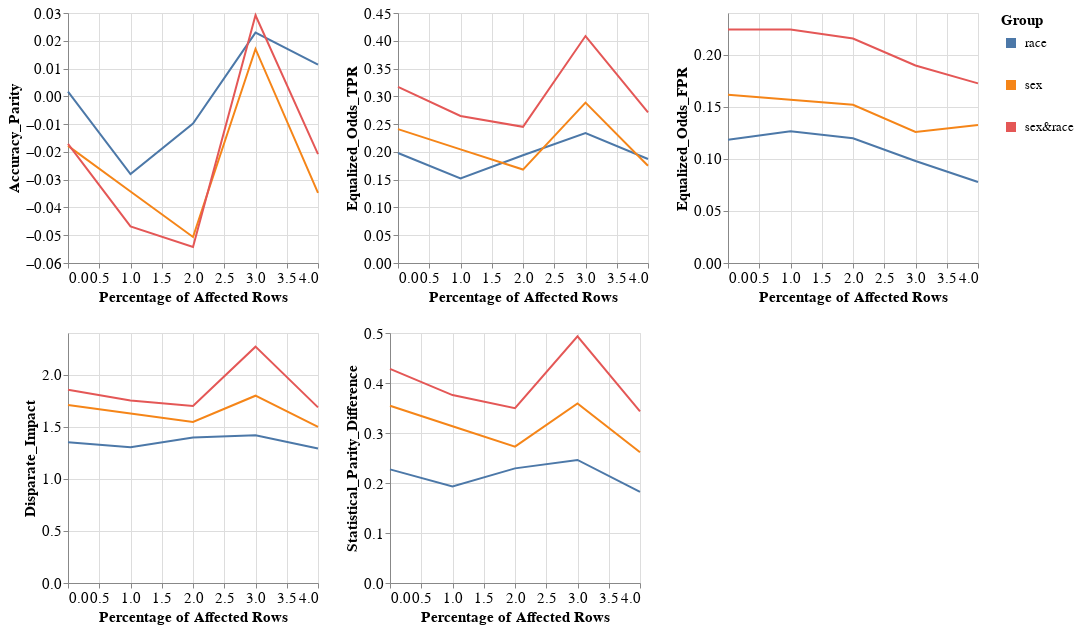

Notebook source saved alongside this figure:
### Code cell
visualizer.create_groups_grid_pct_lines_plot(model_name=MODEL_NAMES[0],
                                             target_preprocessing_technique=PREPROCESSING_TECHNIQUES[0],
                                             group_metrics_type='fairness')

### Figure 1 — Vega-Lite specification as saved in the notebook (floating-point values rounded to 4 significant figures)
{"config": {"view": {"continuousWidth": 400, "continuousHeight": 300}, "axis": {"labelFontSize": 15, "titleFontSize": 15}, "legend": {"labelFontSize": 13, "symbolStrokeWidth": 10, "titleFontSize": 15}}, "vconcat": [{"hconcat": [{"mark": "line", "encoding": {"color": {"field": "Group", "type": "nominal"}, "x": {"field": "Percentage", "title": "Percentage of Affected Rows", "type": "quantitative"}, "y": {"field": "Metric_Value", "title": "Accuracy_Parity", "type": "quantitative"}}, "height": 250, "width": 250}, {"data": {"name": "data-47144858f7eb8daa637eb0cbc2446635"}, "mark": "line", "encoding": {"color": {"field": "Group", "type": "nominal"}, "x": {"field": "Percentage", "title": "Percentage of Affected Rows", "type": "quantitative"}, "y": {"field": "Metric_Value", "title": "Equalized_Odds_TPR", "type": "quantitative"}}, "height": 250, "width": 250}, {"data": {"name": "data-2ffc48805602507316c78d9ebcf81006"}, "mark": "line", "encoding": {"color": {"field": "Group", "type": "nominal"}, "x": {"field": "Percentage", "title": "Percentage of Affected Rows", "type": "quantitative"}, "y": {"field": "Metric_Value", "title": "Equalized_Odds_FPR", "type": "quantitative"}}, "height": 250, "width": 250}]}, {"hconcat": [{"mark": "line", "encoding": {"color": {"field": "Group", "type": "nominal"}, "x": {"field": "Percentage", "title": "Percentage of Affected Rows", "type": "quantitative"}, "y": {"field": "Metric_Value", "title": "Disparate_Impact", "type": "quantitative"}}, "height": 250, "width": 250}, {"data": {"name": "data-f0f8a407fffffcec0d964bb9dc40a87c"}, "mark": "line", "encoding": {"color": {"field": "Group", "type": "nominal"}, "x": {"field": "Percentage", "title": "Percentage of Affected Rows", "type": "quantitative"}, "y": {"field": "Metric_Value", "title": "Statistical_Parity_Difference", "type": "quantitative"}}, "height": 250, "width": 250}], "data": {"name": "data-36e811ee33b84a9ac04b2aa17cc6dba2"}}], "data": {"name": "data-2c9503f4c0e82a122b62721b777b7842"}, "$schema": "https://vega.github.io/schema/vega-lite/v4.17.0.json", "datasets": {"data-2c9503f4c0e82a122b62721b777b7842": [{"Model_Name": "DecisionTreeClassifier", "Metric": "Accuracy_Parity", "Group": "race", "Metric_Value": 0.001661, "Percentage": 0.0}, {"Model_Name": "DecisionTreeClassifier", "Metric": "Accuracy_Parity", "Group": "sex", "Metric_Value": -0.01785, "Percentage": 0.0}, {"Model_Name": "DecisionTreeClassifier", "Metric": "Accuracy_Parity", "Group": "sex&race", "Metric_Value": -0.01708, "Percentage": 0.0}, {"Model_Name": "DecisionTreeClassifier", "Metric": "Accuracy_Parity", "Group": "race", "Metric_Value": -0.02798, "Percentage": 1.0}, {"Model_Name": "DecisionTreeClassifier", "Metric": "Accuracy_Parity", "Group": "sex", "Metric_Value": -0.03425, "Percentage": 1.0}, {"Model_Name": "DecisionTreeClassifier", "Metric": "Accuracy_Parity", "Group": "sex&race", "Metric_Value": -0.04682, "Percentage": 1.0}, {"Model_Name": "DecisionTreeClassifier", "Metric": "Accuracy_Parity", "Group": "race", "Metric_Value": -0.009786, "Percentage": 2.0}, {"Model_Name": "DecisionTreeClassifier", "Metric": "Accuracy_Parity", "Group": "sex", "Metric_Value": -0.05064, "Percentage": 2.0}, {"Model_Name": "DecisionTreeClassifier", "Metric": "Accuracy_Parity", "Group": "sex&race", "Metric_Value": -0.05426, "Percentage": 2.0}, {"Model_Name": "DecisionTreeClassifier", "Metric": "Accuracy_Parity", "Group": "race", "Metric_Value": 0.02296, "Percentage": 3.0}, {"Model_Name": "DecisionTreeClassifier", "Metric": "Accuracy_Parity", "Group": "sex", "Metric_Value": 0.01707, "Percentage": 3.0}, {"Model_Name": "DecisionTreeClassifier", "Metric": "Accuracy_Parity", "Group": "sex&race", "Metric_Value": 0.02919, "Percentage": 3.0}, {"Model_Name": "DecisionTreeClassifier", "Metric": "Accuracy_Parity", "Group": "race", "Metric_Value": 0.01142, "Percentage": 4.0}, {"Model_Name": "DecisionTreeClassifier", "Metric": "Accuracy_Parity", "Group": "sex", "Metric_Value": -0.03478, "Percentage": 4.0}, {"Model_Name": "DecisionTreeClassifier", "Metric": "Accuracy_Parity", "Group": "sex&race", "Metric_Value": -0.0208, "Percentage": 4.0}], "data-47144858f7eb8daa637eb0cbc2446635": [{"Model_Name": "DecisionTreeClassifier", "Metric": "Equalized_Odds_TPR", "Group": "race", "Metric_Value": 0.198, "Percentage": 0.0}, {"Model_Name": "DecisionTreeClassifier", "Metric": "Equalized_Odds_TPR", "Group": "sex", "Metric_Value": 0.2409, "Percentage": 0.0}, {"Model_Name": "DecisionTreeClassifier", "Metric": "Equalized_Odds_TPR", "Group": "sex&race", "Metric_Value": 0.317, "Percentage": 0.0}, {"Model_Name": "DecisionTreeClassifier", "Metric": "Equalized_Odds_TPR", "Group": "race", "Metric_Value": 0.1523, "Percentage": 1.0}, {"Model_Name": "DecisionTreeClassifier", "Metric": "Equalized_Odds_TPR", "Group": "sex", "Metric_Value": 0.2045, "Percentage": 1.0}, {"Model_Name": "DecisionTreeClassifier", "Metric": "Equalized_Odds_TPR", "Group": "sex&race", "Metric_Value": 0.2647, "Percentage": 1.0}, {"Model_Name": "DecisionTreeClassifier", "Metric": "Equalized_Odds_TPR", "Group": "race", "Metric_Value": 0.1939, "Percentage": 2.0}, {"Model_Name": "DecisionTreeClassifier", "Metric": "Equalized_Odds_TPR", "Group": "sex", "Metric_Value": 0.1682, "Percentage": 2.0}, {"Model_Name": "DecisionTreeClassifier", "Metric": "Equalized_Odds_TPR", "Group": "sex&race", "Metric_Value": 0.2451, "Percentage": 2.0}, {"Model_Name": "DecisionTreeClassifier", "Metric": "Equalized_Odds_TPR", "Group": "race", "Metric_Value": 0.2339, "Percentage": 3.0}, {"Model_Name": "DecisionTreeClassifier", "Metric": "Equalized_Odds_TPR", "Group": "sex", "Metric_Value": 0.2886, "Percentage": 3.0}, {"Model_Name": "DecisionTreeClassifier", "Metric": "Equalized_Odds_TPR", "Group": "sex&race", "Metric_Value": 0.4085, "Percentage": 3.0}, {"Model_Name": "DecisionTreeClassifier", "Metric": "Equalized_Odds_TPR", "Group": "race", "Metric_Value": 0.1872, "Percentage": 4.0}, {"Model_Name": "DecisionTreeClassifier", "Metric": "Equalized_Odds_TPR", "Group": "sex", "Metric_Value": 0.175, "Percentage": 4.0}, {"Model_Name": "DecisionTreeClassifier", "Metric": "Equalized_Odds_TPR", "Group": "sex&race", "Metric_Value": 0.2712, "Percentage": 4.0}], "data-2ffc48805602507316c78d9ebcf81006": [{"Model_Name": "DecisionTreeClassifier", "Metric": "Equalized_Odds_FPR", "Group": "race", "Metric_Value": 0.1182, "Percentage": 0.0}, {"Model_Name": "DecisionTreeClassifier", "Metric": "Equalized_Odds_FPR", "Group": "sex", "Metric_Value": 0.1615, "Percentage": 0.0}, {"Model_Name": "DecisionTreeClassifier", "Metric": "Equalized_Odds_FPR", "Group": "sex&race", "Metric_Value": 0.2241, "Percentage": 0.0}, {"Model_Name": "DecisionTreeClassifier", "Metric": "Equalized_Odds_FPR", "Group": "race", "Metric_Value": 0.1266, "Percentage": 1.0}, {"Model_Name": "DecisionTreeClassifier", "Metric": "Equalized_Odds_FPR", "Group": "sex", "Metric_Value": 0.1566, "Percentage": 1.0}, {"Model_Name": "DecisionTreeClassifier", "Metric": "Equalized_Odds_FPR", "Group": "sex&race", "Metric_Value": 0.2241, "Percentage": 1.0}, {"Model_Name": "DecisionTreeClassifier", "Metric": "Equalized_Odds_FPR", "Group": "race", "Metric_Value": 0.1198, "Percentage": 2.0}, {"Model_Name": "DecisionTreeClassifier", "Metric": "Equalized_Odds_FPR", "Group": "sex", "Metric_Value": 0.1518, "Percentage": 2.0}, {"Model_Name": "DecisionTreeClassifier", "Metric": "Equalized_Odds_FPR", "Group": "sex&race", "Metric_Value": 0.2155, "Percentage": 2.0}, {"Model_Name": "DecisionTreeClassifier", "Metric": "Equalized_Odds_FPR", "Group": "race", "Metric_Value": 0.09797, "Percentage": 3.0}, {"Model_Name": "DecisionTreeClassifier", "Metric": "Equalized_Odds_FPR", "Group": "sex", "Metric_Value": 0.1258, "Percentage": 3.0}, {"Model_Name": "DecisionTreeClassifier", "Metric": "Equalized_Odds_FPR", "Group": "sex&race", "Metric_Value": 0.1897, "Percentage": 3.0}, {"Model_Name": "DecisionTreeClassifier", "Metric": "Equalized_Odds_FPR", "Group": "race", "Metric_Value": 0.0777, "Percentage": 4.0}, {"Model_Name": "DecisionTreeClassifier", "Metric": "Equalized_Odds_FPR", "Group": "sex", "Metric_Value": 0.1325, "Percentage": 4.0}, {"Model_Name": "DecisionTreeClassifier", "Metric": "Equalized_Odds_FPR", "Group": "sex&race", "Metric_Value": 0.1724, "Percentage": 4.0}], "data-36e811ee33b84a9ac04b2aa17cc6dba2": [{"Model_Name": "DecisionTreeClassifier", "Metric": "Disparate_Impact", "Group": "race", "Metric_Value": 1.351, "Percentage": 0.0}, {"Model_Name": "DecisionTreeClassifier", "Metric": "Disparate_Impact", "Group": "sex", "Metric_Value": 1.709, "Percentage": 0.0}, {"Model_Name": "DecisionTreeClassifier", "Metric": "Disparate_Impact", "Group": "sex&race", "Metric_Value": 1.856, "Percentage": 0.0}, {"Model_Name": "DecisionTreeClassifier", "Metric": "Disparate_Impact", "Group": "race", "Metric_Value": 1.304, "Percentage": 1.0}, {"Model_Name": "DecisionTreeClassifier", "Metric": "Disparate_Impact", "Group": "sex", "Metric_Value": 1.627, "Percentage": 1.0}, {"Model_Name": "DecisionTreeClassifier", "Metric": "Disparate_Impact", "Group": "sex&race", "Metric_Value": 1.752, "Percentage": 1.0}, {"Model_Name": "DecisionTreeClassifier", "Metric": "Disparate_Impact", "Group": "race", "Metric_Value": 1.398, "Percentage": 2.0}, {"Model_Name": "DecisionTreeClassifier", "Metric": "Disparate_Impact", "Group": "sex", "Metric_Value": 1.545, "Percentage": 2.0}, {"Model_Name": "DecisionTreeClassifier", "Metric": "Disparate_Impact", "Group": "sex&race", "Metric_Value": 1.699, "Percentage": 2.0}, {"Model_Name": "DecisionTreeClassifier", "Metric": "Disparate_Impact", "Group": "race", "Metric_Value": 1.418, "Percentage": 3.0}, {"Model_Name": "DecisionTreeClassifier", "Metric": "Disparate_Impact", "Group": "sex", "Metric_Value": 1.798, "Percentage": 3.0}, {"Model_Name": "DecisionTreeClassifier", "Metric": "Disparate_Impact", "Group": "sex&race", "Metric_Value": 2.269, "Percentage": 3.0}, {"Model_Name": "DecisionTreeClassifier", "Metric": "Disparate_Impact", "Group": "race", "Metric_Value": 1.292, "Percentage": 4.0}, {"Model_Name": "DecisionTreeClassifier", "Metric": "Disparate_Impact", "Group": "sex", "Metric_Value": 1.498, "Percentage": 4.0}, {"Model_Name": "DecisionTreeClassifier", "Metric": "Disparate_Impact", "Group": "sex&race", "Metric_Value": 1.686, "Percentage": 4.0}], "data-f0f8a407fffffcec0d964bb9dc40a87c": [{"Model_Name": "DecisionTreeClassifier", "Metric": "Statistical_Parity_Difference", "Group": "race", "Metric_Value": 0.2272, "Percentage": 0.0}, {"Model_Name": "DecisionTreeClassifier", "Metric": "Statistical_Parity_Difference", "Group": "sex", "Metric_Value": 0.3545, "Percentage": 0.0}, {"Model_Name": "DecisionTreeClassifier", "Metric": "Statistical_Parity_Difference", "Group": "sex&race", "Metric_Value": 0.4281, "Percentage": 0.0}, {"Model_Name": "DecisionTreeClassifier", "Metric": "Statistical_Parity_Difference", "Group": "race", "Metric_Value": 0.1933, "Percentage": 1.0}, {"Model_Name": "DecisionTreeClassifier", "Metric": "Statistical_Parity_Difference", "Group": "sex", "Metric_Value": 0.3136, "Percentage": 1.0}, {"Model_Name": "DecisionTreeClassifier", "Metric": "Statistical_Parity_Difference", "Group": "sex&race", "Metric_Value": 0.3758, "Percentage": 1.0}, {"Model_Name": "DecisionTreeClassifier", "Metric": "Statistical_Parity_Difference", "Group": "race", "Metric_Value": 0.2292, "Percentage": 2.0}, {"Model_Name": "DecisionTreeClassifier", "Metric": "Statistical_Parity_Difference", "Group": "sex", "Metric_Value": 0.2727, "Percentage": 2.0}, {"Model_Name": "DecisionTreeClassifier", "Metric": "Statistical_Parity_Difference", "Group": "sex&race", "Metric_Value": 0.3497, "Percentage": 2.0}, {"Model_Name": "DecisionTreeClassifier", "Metric": "Statistical_Parity_Difference", "Group": "race", "Metric_Value": 0.2461, "Percentage": 3.0}, {"Model_Name": "DecisionTreeClassifier", "Metric": "Statistical_Parity_Difference", "Group": "sex", "Metric_Value": 0.3591, "Percentage": 3.0}, {"Model_Name": "DecisionTreeClassifier", "Metric": "Statistical_Parity_Difference", "Group": "sex&race", "Metric_Value": 0.4935, "Percentage": 3.0}, {"Model_Name": "DecisionTreeClassifier", "Metric": "Statistical_Parity_Difference", "Group": "race", "Metric_Value": 0.1822, "Percentage": 4.0}, {"Model_Name": "DecisionTreeClassifier", "Metric": "Statistical_Parity_Difference", "Group": "sex", "Metric_Value": 0.2614, "Percentage": 4.0}, {"Model_Name": "DecisionTreeClassifier", "Metric": "Statistical_Parity_Difference", "Group": "sex&race", "Metric_Value": 0.3431, "Percentage": 4.0}]}}
